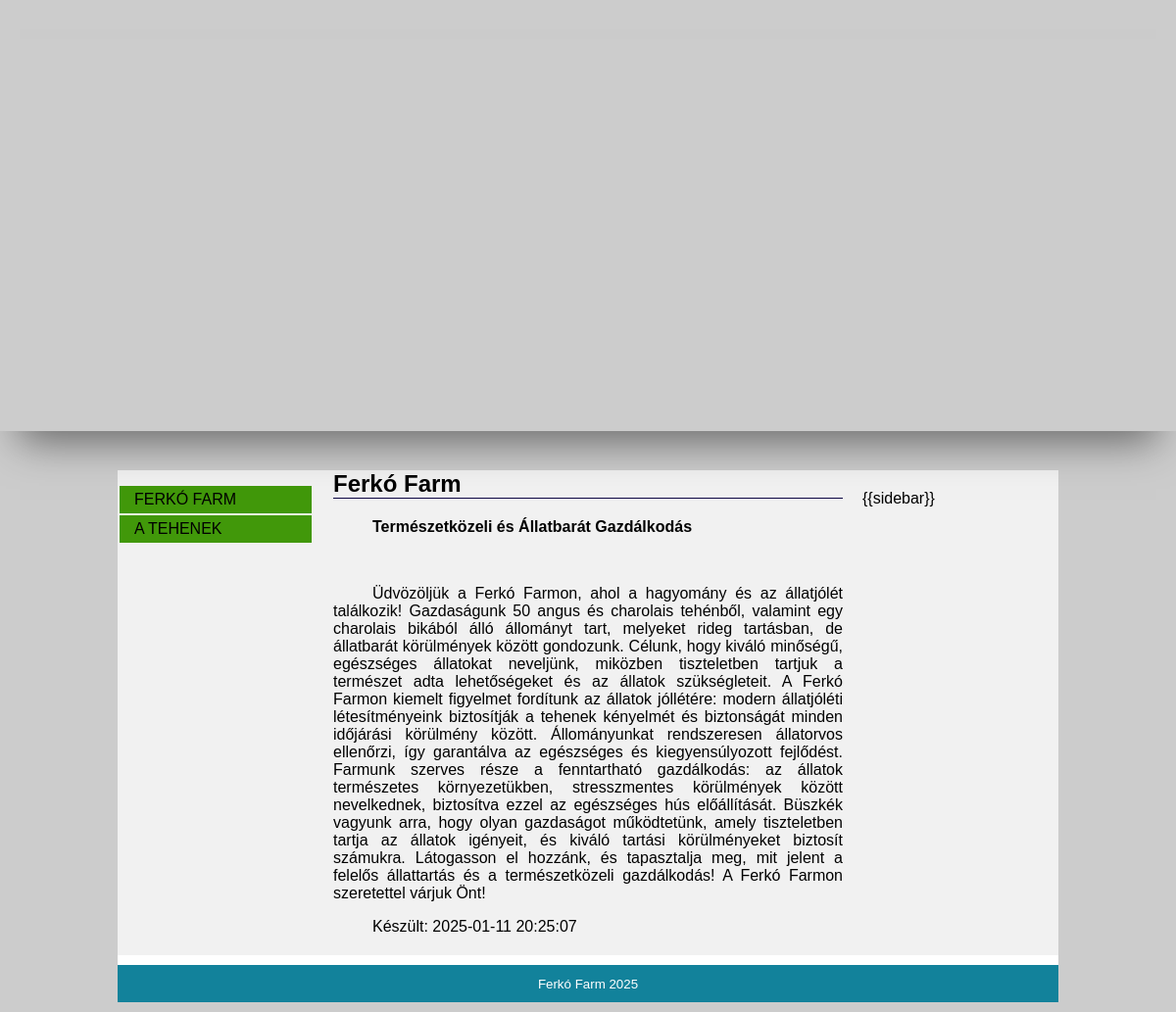
Before: / with the older database file.
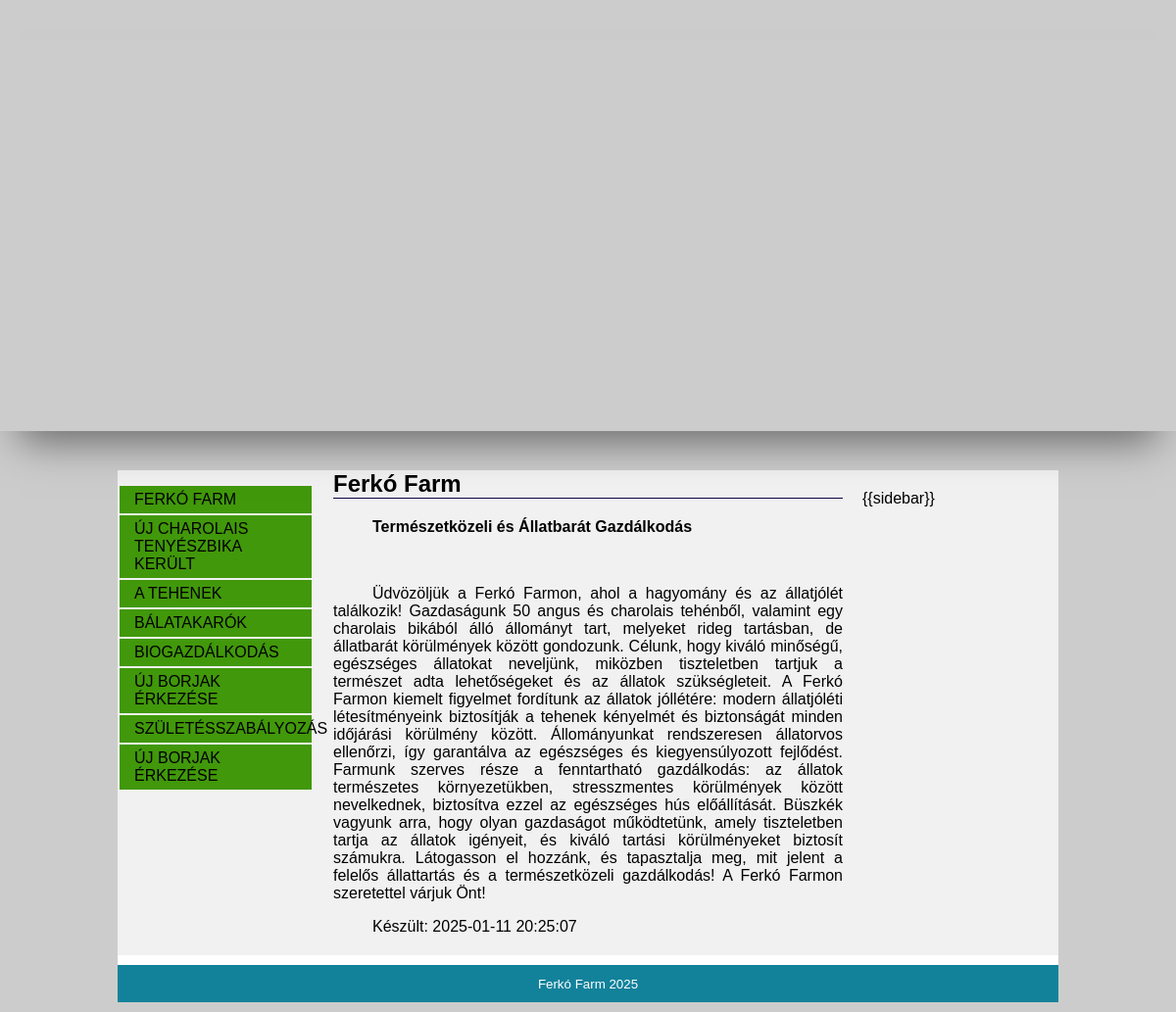
After: the same page with the newer database file.
### tables this page shows
CREATE TABLE `news` (
  `id` tinyint(4) NOT NULL,
  `alias` varchar(32) DEFAULT NULL,
  `ordering` tinyint(4) DEFAULT NULL,
  `nav_name` varchar(32) DEFAULT NULL,
  `content` text DEFAULT NULL,
  `img` varchar(255) DEFAULT NULL,
  `creation` datetime DEFAULT NULL,
  `updating` datetime DEFAULT NULL,
  `description` text DEFAULT NULL,
  `keywords` text DEFAULT NULL,
  `states` tinyint(4) DEFAULT NULL
);

### index.php (the view)
<?php
require_once("connect.php");
function sanitize(string $data): string {
    return htmlspecialchars($data, ENT_QUOTES, 'UTF-8');
}
$sql = "SELECT id, alias, nav_name FROM news WHERE states = 1 ORDER BY ordering ASC";
$result = mysqli_query($dbconn, $sql);
$menu = "<ul>\n";
while ($row = mysqli_fetch_assoc($result)) {
    $menu .= "<li><a href=\"./" . sanitize($row['alias']) . "\">" . sanitize($row['nav_name']) . "</a></li>\n";
}
$menu .= "</ul>\n";
$alias = isset($_GET['alias']) ? mysqli_real_escape_string($dbconn, $_GET['alias']) : "bemutatkozas";
$sql = "SELECT nav_name, content, creation, updating, description, keywords FROM news WHERE alias = '$alias' LIMIT 1";
$result = mysqli_query($dbconn, $sql);
if (mysqli_num_rows($result) > 0) {
    $row = mysqli_fetch_assoc($result);
    $description = sanitize($row['description']);
    $keywords = sanitize($row['keywords']);
    $nav_name = sanitize($row['nav_name']);
    $content = $row['content'];
    $creation = sanitize($row['creation']);
} else {
    $description = "";
    $keywords = "";
    $nav_name = "Hiba";
    $content = "<p><em>A keresett oldal nem található...</em></p>";
    $creation = date("Y-m-d H:i:s");
}
$template = file_get_contents("template.html");
$template = str_replace("{{menu}}", $menu, $template);
$template = str_replace("{{nav_name}}", $nav_name, $template);
$template = str_replace("{{content}}", $content, $template);
$template = str_replace("{{creation}}", $creation, $template);
$template = str_replace("{{description}}", $description, $template);
$template = str_replace("{{keywords}}", $keywords, $template);
echo $template;
?>

Changed rows visible on the page:
added news: nav_name "ÚJ CHAROLAIS TENYÉSZBIKA KERÜLT"
added news: nav_name "BÁLATAKARÓK"
added news: nav_name "BIOGAZDÁLKODÁS"
added news: nav_name "ÚJ BORJAK ÉRKEZÉSE"
added news: nav_name "SZÜLETÉSSZABÁLYOZÁS"
added news: nav_name "ÚJ BORJAK ÉRKEZÉSE"
